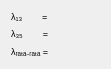
   <widget class="QWidget" name="layoutWidget">
    <property name="geometry">
     <rect>
      <x>340</x>
      <y>80</y>
      <width>111</width>
      <height>47</height>
     </rect>
    </property>
    <layout class="QGridLayout" name="gridLayout_6">
     <item row="0" column="0">
      <widget class="QLabel" name="label_7">
       <property name="font">
        <font>
         <pointsize>7</pointsize>
        </font>
       </property>
       <property name="text">
        <string>λ₁₃        =</string>
       </property>
      </widget>
     </item>
     <item row="0" column="1">
      <widget class="QLabel" name="lamda13">
       <property name="font">
        <font>
         <pointsize>7</pointsize>
        </font>
       </property>
       <property name="text">
        <string/>
       </property>
      </widget>
     </item>
     <item row="1" column="0">
      <widget class="QLabel" name="label_8">
       <property name="font">
        <font>
         <pointsize>7</pointsize>
        </font>
       </property>
       <property name="text">
        <string>λ₃₅        =</string>
       </property>
      </widget>
     </item>
     <item row="1" column="1">
      <widget class="QLabel" name="lamda35">
       <property name="font">
        <font>
         <pointsize>7</pointsize>
        </font>
       </property>
       <property name="text">
        <string/>
       </property>
      </widget>
     </item>
     <item row="2" column="0">
      <widget class="QLabel" name="label_9">
       <property name="font">
        <font>
         <pointsize>7</pointsize>
        </font>
       </property>
       <property name="text">
        <string>λᵣₐₜₐ₋ᵣₐₜₐ =</string>
       </property>
      </widget>
     </item>
     <item row="2" column="1">
      <widget class="QLabel" name="lamda_rata">
       <property name="font">
        <font>
         <pointsize>7</pointsize>
        </font>
       </property>
       <property name="text">
        <string/>
       </property>
      </widget>
     </item>
    </layout>
   </widget>
